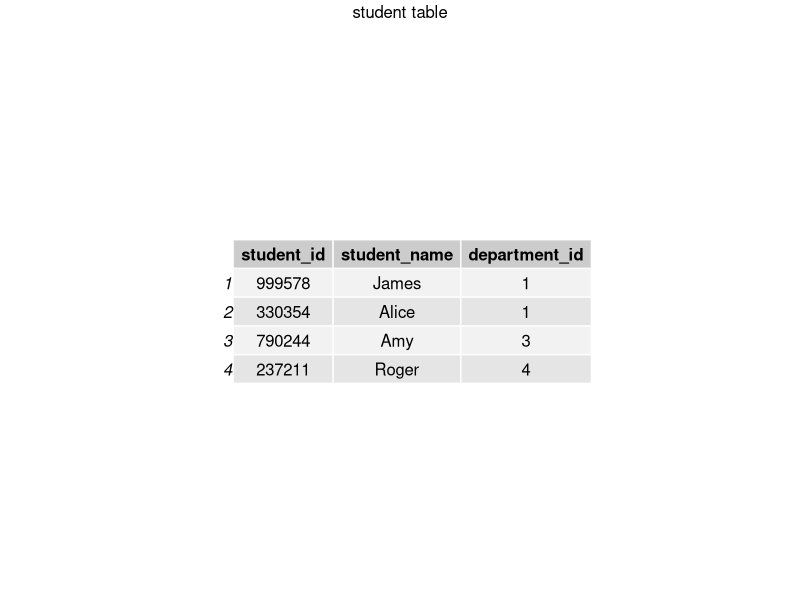
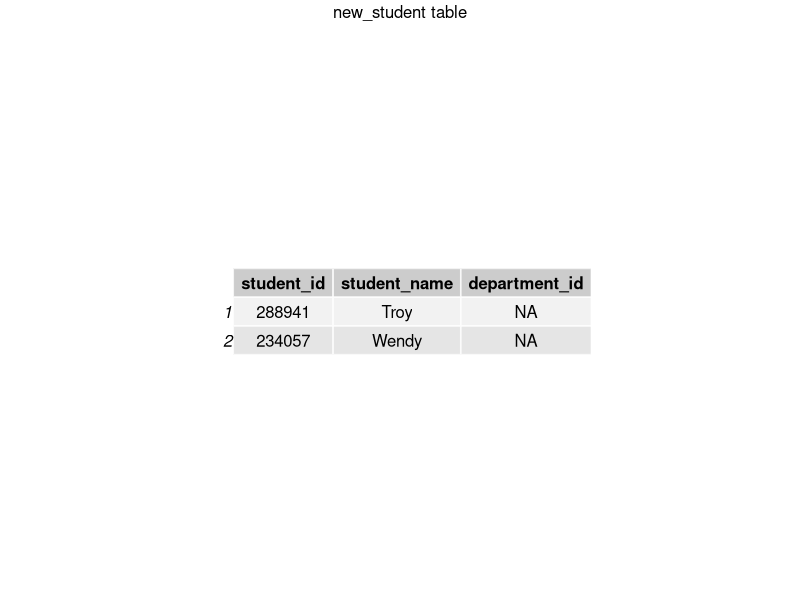
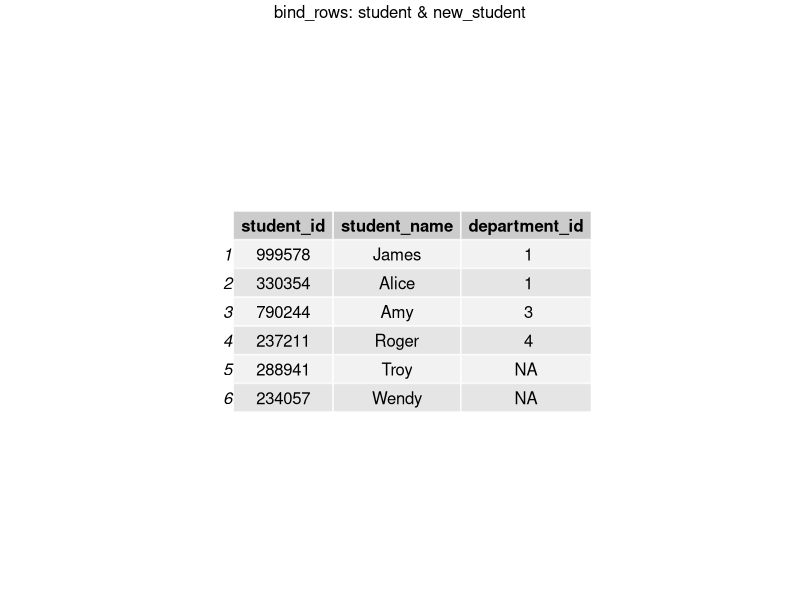
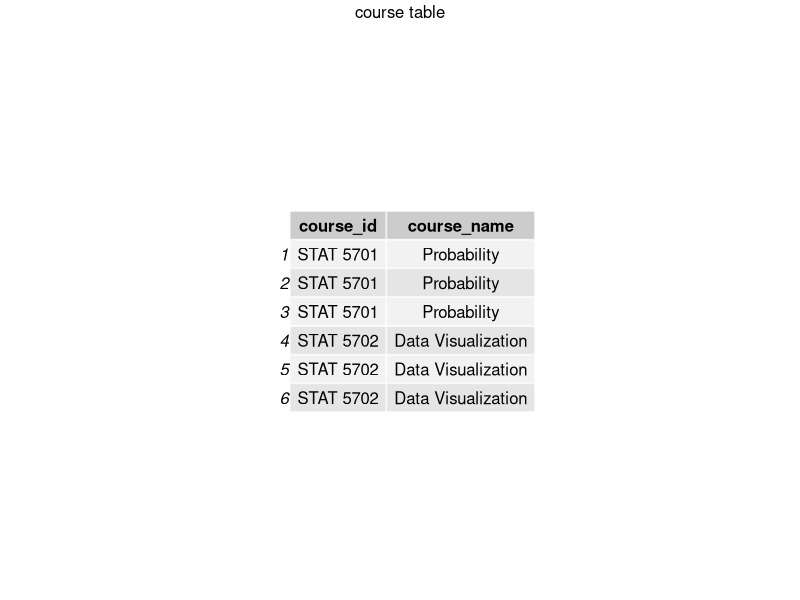
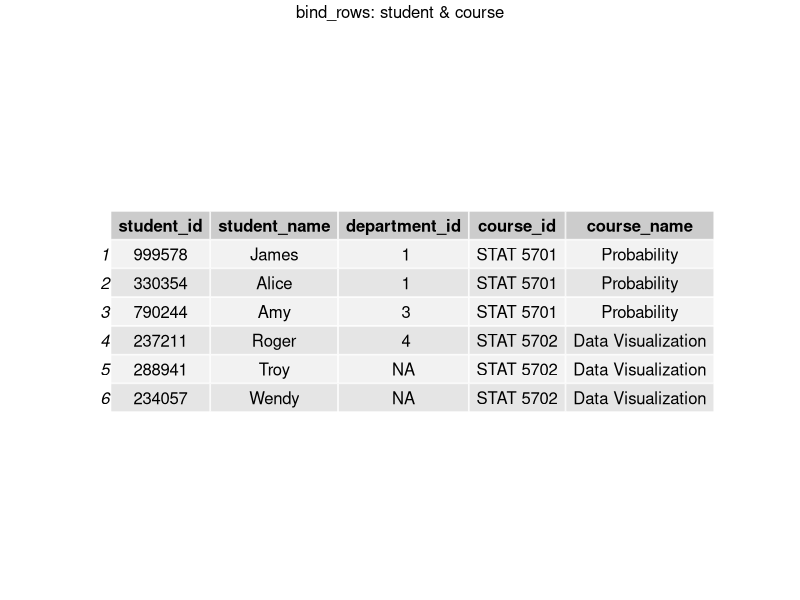
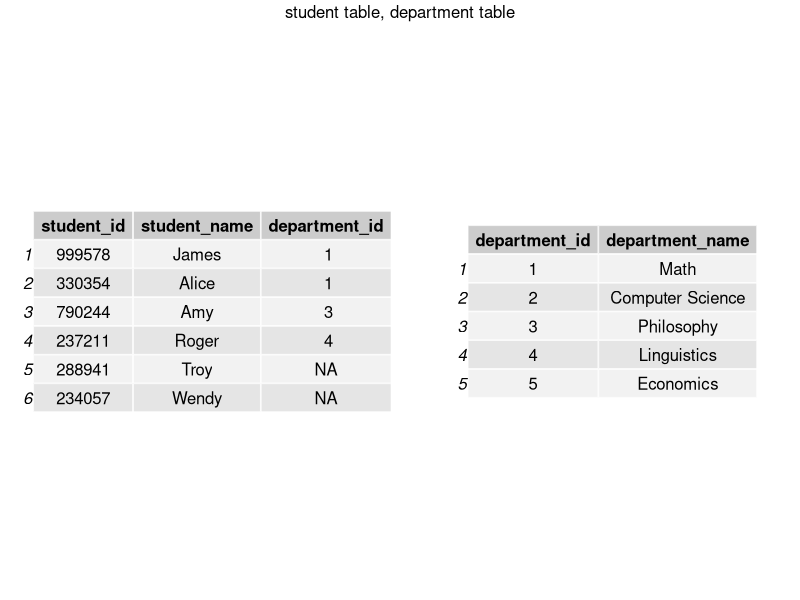

R code for these plots, in order: (Note: this script raises an error after producing the figures.)
## ---- chunk 1
knitr::opts_chunk$set(echo = TRUE, message = FALSE)
## ---- chunk 2
library(gridExtra)
library(dplyr)
library(tidyr)
library(ggplot2)
library(forcats)

## ---- chunk 3
set.seed(111)

student <- data.frame('student_id' = sample(100000:999999, 4, replace=FALSE),
                      'student_name' = c('James','Alice','Amy','Roger'),
                      'department_id' =  c(1,1,3,4))
grid.arrange(tableGrob(student), top = 'student table')

## ---- chunk 4
set.seed(123)
new_student = data.frame('student_id' = sample(100000:999999, 2, replace=FALSE),
                        'student_name' = c('Troy','Wendy'),
                        'department_id' =  NA)

grid.arrange(tableGrob(new_student), top = 'new_student table')
## ---- chunk 5
student <- bind_rows(student, new_student)
grid.arrange(tableGrob(student), top = 'bind_rows: student & new_student')
## ---- chunk 6
course = data.frame(
        'course_id' = c(rep('STAT 5701',nrow(student)/2),rep('STAT 5702',nrow(student)/2)),
        'course_name' = c(rep('Probability',nrow(student)/2),rep('Data Visualization',nrow(student)/2)))
grid.arrange(tableGrob(course), top = 'course table')
## ---- chunk 7
bind_c = bind_cols(student, course) 

grid.arrange(tableGrob(bind_c) , top = 'bind_rows: student & course')
## ---- chunk 8
department <- data.frame('department_id' = c(1,2,3,4,5),
                         'department_name' = c('Math','Computer Science', 
                                               'Philosophy','Linguistics',
                                               'Economics'))

grid.arrange(tableGrob(student),tableGrob(department), nrow=1, top = 'student table, department table')
## ---- chunk 9
knitr::include_graphics('resources/joining_and_reshaping_in_r/join_pic.jpg')
## ---- chunk 10
join_inner <- inner_join(student, department, by = 'department_id')
grid.arrange(tableGrob(join_inner), top = 'inner join: student & department')
## ---- chunk 11
join_full <- full_join(student, department, by = 'department_id')
grid.arrange(tableGrob(join_full), top = 'full join: student & department')
## ---- chunk 12
join_left <- left_join(student, department, by = 'department_id')
grid.arrange(tableGrob(join_left), top = 'left join: student & department')
## ---- chunk 13
join_right <- right_join(student, department, by = 'department_id')
grid.arrange(tableGrob(join_right), top = 'right join: student & department')
## ---- chunk 14
student2 <- data.frame('student_id' = rep(student$student_id, 2),
                       'student_name' = rep(student$student_name, 2),
                       'course_id' = c(rep('STAT 5701',nrow(student)),rep('STAT 5702',nrow(student)))) %>%
            arrange(student_id)
grades <- data.frame('course_id' = c(rep('STAT 5701',nrow(student)),rep('STAT 5702',nrow(student))),
                     'student_id' = rep(student$student_id, 2),
                     'final_grade' = c('A','A-','B','B+','A','B+','B','A-','A','A','A','A'))%>%
            arrange(course_id, student_id)

grid.arrange(tableGrob(student2),tableGrob(grades), nrow=1, top = 'student2 table, grades table')

student_with_grades = inner_join(student2, grades, by = c('student_id','course_id'))
grid.arrange(tableGrob(student_with_grades), top = 'inner join: student2 & grades')
## ---- chunk 15
grid.arrange(tableGrob(student),tableGrob(department), nrow=1, top = 'student table, department table')
## ---- chunk 16
#only keep rows in student table
join_semi1 <- semi_join(student, department, by = 'department_id')
grid.arrange(tableGrob(join_semi1), top = 'semi join: student & department')
## ---- chunk 17
#only keep rows in department table
join_semi2 <- semi_join(department,student, by = 'department_id')
grid.arrange(tableGrob(join_semi2), top = 'semi join: department & student')
## ---- chunk 18
#only keep rows in student table
join_anti1 <- anti_join(student, department, by = 'department_id')
grid.arrange(tableGrob(join_anti1), top = 'anti join: student & department')
## ---- chunk 19
#only keep rows in department table
join_anti2 <- anti_join(department, student, by = 'department_id')
grid.arrange(tableGrob(join_anti2), top = 'anti join: department & student')
## ---- chunk 20
grid.arrange(tableGrob(student_with_grades), top = 'student_with_grades')
## ---- chunk 21
student_with_grades_2 = student_with_grades %>% pivot_wider(names_from = course_id, values_from = final_grade)
grid.arrange(tableGrob(student_with_grades_2), top = 'pivot_wider: student_with_grades_2')
## ---- chunk 22
student_with_grades_3 <- student_with_grades_2 %>% 
                        pivot_longer(cols = c('STAT 5701','STAT 5702'), 
                                     names_to = 'course_id', 
                                     values_to = 'final_grade')
grid.arrange(tableGrob(student_with_grades_3), top = 'pivot_longer: student_with_grades_3')

student_with_grades_3 %>% 
  ggplot(aes(fct_relevel(final_grade,'B', after = 3))) + 
  geom_bar() + 
  facet_grid(~course_id) +
  ggtitle('Distribution of Final Grades in STAT 5701 & STAT 5702') +
  xlab('Final grades')
